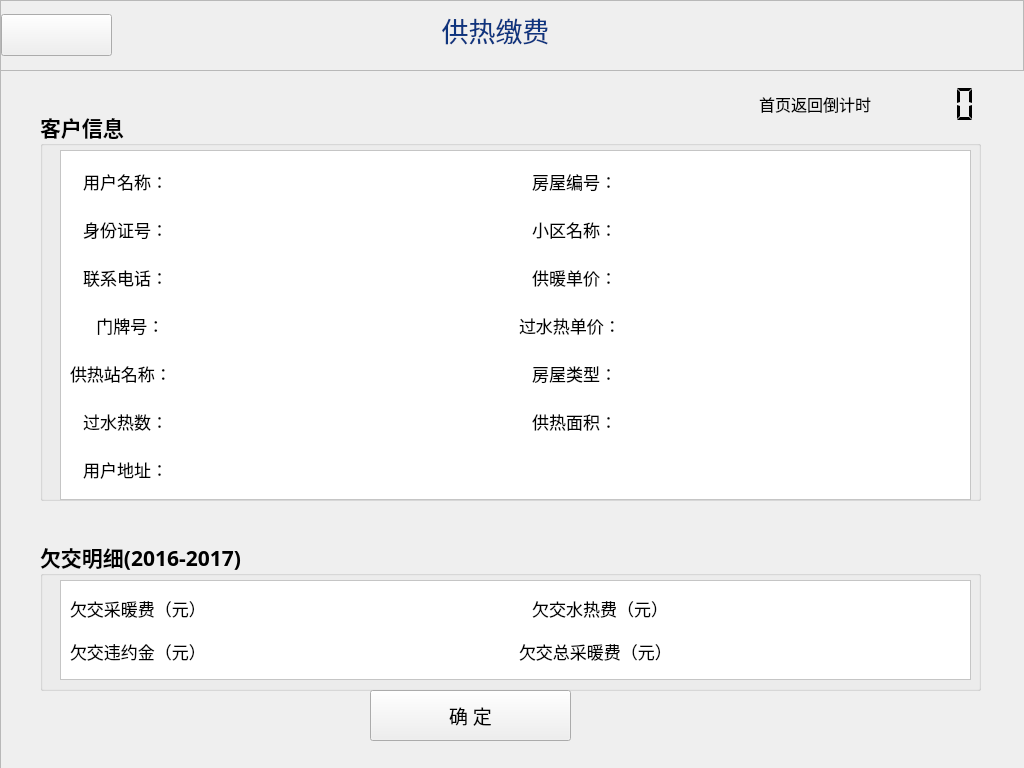
<?xml version="1.0" encoding="UTF-8"?>
<ui version="4.0">
 <class>Heaterkhmx</class>
 <widget class="QWidget" name="Heaterkhmx">
  <property name="geometry">
   <rect>
    <x>0</x>
    <y>0</y>
    <width>1024</width>
    <height>768</height>
   </rect>
  </property>
  <property name="windowTitle">
   <string>Form</string>
  </property>
  <widget class="QFrame" name="frame_4">
   <property name="geometry">
    <rect>
     <x>0</x>
     <y>0</y>
     <width>1024</width>
     <height>71</height>
    </rect>
   </property>
   <property name="sizePolicy">
    <sizepolicy hsizetype="Fixed" vsizetype="Fixed">
     <horstretch>0</horstretch>
     <verstretch>0</verstretch>
    </sizepolicy>
   </property>
   <property name="minimumSize">
    <size>
     <width>1024</width>
     <height>0</height>
    </size>
   </property>
   <property name="styleSheet">
    <string notr="true"/>
   </property>
   <property name="frameShape">
    <enum>QFrame::StyledPanel</enum>
   </property>
   <property name="frameShadow">
    <enum>QFrame::Raised</enum>
   </property>
   <layout class="QHBoxLayout" name="horizontalLayout_19">
    <property name="leftMargin">
     <number>0</number>
    </property>
    <property name="topMargin">
     <number>9</number>
    </property>
    <item>
     <widget class="QPushButton" name="pushButton_backfirst">
      <property name="sizePolicy">
       <sizepolicy hsizetype="Fixed" vsizetype="Fixed">
        <horstretch>0</horstretch>
        <verstretch>0</verstretch>
       </sizepolicy>
      </property>
      <property name="minimumSize">
       <size>
        <width>111</width>
        <height>42</height>
       </size>
      </property>
      <property name="focusPolicy">
       <enum>Qt::NoFocus</enum>
      </property>
      <property name="styleSheet">
       <string notr="true">border-image: url(:/image/picture/qietu/07.png);</string>
      </property>
      <property name="text">
       <string/>
      </property>
     </widget>
    </item>
    <item>
     <spacer name="horizontalSpacer">
      <property name="orientation">
       <enum>Qt::Horizontal</enum>
      </property>
      <property name="sizeType">
       <enum>QSizePolicy::Fixed</enum>
      </property>
      <property name="sizeHint" stdset="0">
       <size>
        <width>10</width>
        <height>20</height>
       </size>
      </property>
     </spacer>
    </item>
    <item>
     <widget class="QLabel" name="label_5">
      <property name="styleSheet">
       <string notr="true"/>
      </property>
      <property name="text">
       <string>&lt;html&gt;&lt;head/&gt;&lt;body&gt;&lt;p align=&quot;center&quot;&gt;&lt;span style=&quot; font-size:20pt; color:#0e357f;&quot;&gt;供热缴费&lt;/span&gt;&lt;span style=&quot; font-size:20pt; color:#55ff7f;&quot;&gt;&lt;br/&gt;&lt;/span&gt;&lt;/p&gt;&lt;/body&gt;&lt;/html&gt;</string>
      </property>
     </widget>
    </item>
    <item>
     <widget class="QLabel" name="label_9">
      <property name="sizePolicy">
       <sizepolicy hsizetype="Fixed" vsizetype="Fixed">
        <horstretch>0</horstretch>
        <verstretch>0</verstretch>
       </sizepolicy>
      </property>
      <property name="minimumSize">
       <size>
        <width>145</width>
        <height>43</height>
       </size>
      </property>
      <property name="maximumSize">
       <size>
        <width>145</width>
        <height>43</height>
       </size>
      </property>
      <property name="styleSheet">
       <string notr="true">border-image: url(:/image/picture/qietu/3295598.png);</string>
      </property>
      <property name="text">
       <string/>
      </property>
     </widget>
    </item>
   </layout>
  </widget>
  <widget class="QFrame" name="frame_3">
   <property name="geometry">
    <rect>
     <x>0</x>
     <y>70</y>
     <width>1031</width>
     <height>701</height>
    </rect>
   </property>
   <property name="frameShape">
    <enum>QFrame::StyledPanel</enum>
   </property>
   <property name="frameShadow">
    <enum>QFrame::Raised</enum>
   </property>
   <widget class="QGroupBox" name="groupBox">
    <property name="geometry">
     <rect>
      <x>40</x>
      <y>40</y>
      <width>941</width>
      <height>391</height>
     </rect>
    </property>
    <property name="font">
     <font>
      <family>微软雅黑</family>
      <pointsize>16</pointsize>
      <weight>75</weight>
      <bold>true</bold>
     </font>
    </property>
    <property name="title">
     <string>客户信息</string>
    </property>
    <property name="flat">
     <bool>true</bool>
    </property>
    <widget class="QFrame" name="frame">
     <property name="geometry">
      <rect>
       <x>20</x>
       <y>40</y>
       <width>911</width>
       <height>350</height>
      </rect>
     </property>
     <property name="font">
      <font>
       <family>微软雅黑</family>
       <pointsize>12</pointsize>
      </font>
     </property>
     <property name="styleSheet">
      <string notr="true">background-color: rgb(255, 255, 255);</string>
     </property>
     <property name="frameShape">
      <enum>QFrame::StyledPanel</enum>
     </property>
     <property name="frameShadow">
      <enum>QFrame::Raised</enum>
     </property>
     <layout class="QGridLayout" name="gridLayout">
      <item row="1" column="1">
       <layout class="QHBoxLayout" name="horizontalLayout_4">
        <item>
         <widget class="QLabel" name="label_18">
          <property name="sizePolicy">
           <sizepolicy hsizetype="Fixed" vsizetype="Preferred">
            <horstretch>0</horstretch>
            <verstretch>0</verstretch>
           </sizepolicy>
          </property>
          <property name="font">
           <font>
            <family>微软雅黑</family>
            <pointsize>13</pointsize>
           </font>
          </property>
          <property name="text">
           <string>   小区名称：</string>
          </property>
         </widget>
        </item>
        <item>
         <widget class="QLabel" name="label_xqmc">
          <property name="font">
           <font>
            <family>微软雅黑</family>
            <pointsize>13</pointsize>
           </font>
          </property>
          <property name="text">
           <string/>
          </property>
         </widget>
        </item>
       </layout>
      </item>
      <item row="0" column="1">
       <layout class="QHBoxLayout" name="horizontalLayout_2">
        <item>
         <widget class="QLabel" name="label_17">
          <property name="sizePolicy">
           <sizepolicy hsizetype="Fixed" vsizetype="Preferred">
            <horstretch>0</horstretch>
            <verstretch>0</verstretch>
           </sizepolicy>
          </property>
          <property name="font">
           <font>
            <family>微软雅黑</family>
            <pointsize>13</pointsize>
           </font>
          </property>
          <property name="text">
           <string>   房屋编号：</string>
          </property>
         </widget>
        </item>
        <item>
         <widget class="QLabel" name="label_fwbh">
          <property name="font">
           <font>
            <family>Arial</family>
            <pointsize>13</pointsize>
           </font>
          </property>
          <property name="text">
           <string/>
          </property>
         </widget>
        </item>
       </layout>
      </item>
      <item row="3" column="1">
       <layout class="QHBoxLayout" name="horizontalLayout_8">
        <item>
         <widget class="QLabel" name="label_8">
          <property name="sizePolicy">
           <sizepolicy hsizetype="Fixed" vsizetype="Preferred">
            <horstretch>0</horstretch>
            <verstretch>0</verstretch>
           </sizepolicy>
          </property>
          <property name="font">
           <font>
            <family>微软雅黑</family>
            <pointsize>13</pointsize>
           </font>
          </property>
          <property name="text">
           <string>过水热单价：</string>
          </property>
         </widget>
        </item>
        <item>
         <widget class="QLabel" name="label_gsrdj">
          <property name="font">
           <font>
            <family>Arial</family>
            <pointsize>13</pointsize>
           </font>
          </property>
          <property name="text">
           <string/>
          </property>
         </widget>
        </item>
       </layout>
      </item>
      <item row="1" column="0">
       <layout class="QHBoxLayout" name="horizontalLayout_3">
        <item>
         <widget class="QLabel" name="label_6">
          <property name="sizePolicy">
           <sizepolicy hsizetype="Fixed" vsizetype="Preferred">
            <horstretch>0</horstretch>
            <verstretch>0</verstretch>
           </sizepolicy>
          </property>
          <property name="font">
           <font>
            <family>微软雅黑</family>
            <pointsize>13</pointsize>
           </font>
          </property>
          <property name="text">
           <string>   身份证号：</string>
          </property>
         </widget>
        </item>
        <item>
         <widget class="QLabel" name="label_sfzh">
          <property name="font">
           <font>
            <family>Arial</family>
            <pointsize>13</pointsize>
           </font>
          </property>
          <property name="text">
           <string/>
          </property>
         </widget>
        </item>
       </layout>
      </item>
      <item row="2" column="1">
       <layout class="QHBoxLayout" name="horizontalLayout_6">
        <item>
         <widget class="QLabel" name="label_ClientNum">
          <property name="sizePolicy">
           <sizepolicy hsizetype="Fixed" vsizetype="Preferred">
            <horstretch>0</horstretch>
            <verstretch>0</verstretch>
           </sizepolicy>
          </property>
          <property name="font">
           <font>
            <family>微软雅黑</family>
            <pointsize>13</pointsize>
           </font>
          </property>
          <property name="text">
           <string>   供暖单价：</string>
          </property>
         </widget>
        </item>
        <item>
         <widget class="QLabel" name="label_gndj">
          <property name="font">
           <font>
            <family>Arial</family>
            <pointsize>13</pointsize>
           </font>
          </property>
          <property name="text">
           <string/>
          </property>
         </widget>
        </item>
       </layout>
      </item>
      <item row="5" column="0">
       <layout class="QHBoxLayout" name="horizontalLayout_11">
        <item>
         <widget class="QLabel" name="label">
          <property name="sizePolicy">
           <sizepolicy hsizetype="Fixed" vsizetype="Preferred">
            <horstretch>0</horstretch>
            <verstretch>0</verstretch>
           </sizepolicy>
          </property>
          <property name="font">
           <font>
            <family>微软雅黑</family>
            <pointsize>13</pointsize>
           </font>
          </property>
          <property name="text">
           <string>   过水热数：</string>
          </property>
         </widget>
        </item>
        <item>
         <widget class="QLabel" name="label_gsrs">
          <property name="font">
           <font>
            <family>Arial</family>
            <pointsize>13</pointsize>
           </font>
          </property>
          <property name="text">
           <string/>
          </property>
         </widget>
        </item>
       </layout>
      </item>
      <item row="0" column="0">
       <layout class="QHBoxLayout" name="horizontalLayout">
        <item>
         <widget class="QLabel" name="label_4">
          <property name="sizePolicy">
           <sizepolicy hsizetype="Fixed" vsizetype="Preferred">
            <horstretch>0</horstretch>
            <verstretch>0</verstretch>
           </sizepolicy>
          </property>
          <property name="font">
           <font>
            <family>微软雅黑</family>
            <pointsize>13</pointsize>
           </font>
          </property>
          <property name="text">
           <string>   用户名称：</string>
          </property>
         </widget>
        </item>
        <item>
         <widget class="QLabel" name="label_yhmc">
          <property name="font">
           <font>
            <family>微软雅黑</family>
            <pointsize>13</pointsize>
           </font>
          </property>
          <property name="text">
           <string/>
          </property>
         </widget>
        </item>
       </layout>
      </item>
      <item row="2" column="0">
       <layout class="QHBoxLayout" name="horizontalLayout_5">
        <item>
         <widget class="QLabel" name="label_7">
          <property name="sizePolicy">
           <sizepolicy hsizetype="Fixed" vsizetype="Preferred">
            <horstretch>0</horstretch>
            <verstretch>0</verstretch>
           </sizepolicy>
          </property>
          <property name="font">
           <font>
            <family>微软雅黑</family>
            <pointsize>13</pointsize>
           </font>
          </property>
          <property name="text">
           <string>   联系电话：</string>
          </property>
         </widget>
        </item>
        <item>
         <widget class="QLabel" name="label_phone">
          <property name="font">
           <font>
            <family>Arial</family>
            <pointsize>13</pointsize>
           </font>
          </property>
          <property name="text">
           <string/>
          </property>
         </widget>
        </item>
       </layout>
      </item>
      <item row="3" column="0">
       <layout class="QHBoxLayout" name="horizontalLayout_7">
        <item>
         <widget class="QLabel" name="label_10">
          <property name="sizePolicy">
           <sizepolicy hsizetype="Fixed" vsizetype="Preferred">
            <horstretch>0</horstretch>
            <verstretch>0</verstretch>
           </sizepolicy>
          </property>
          <property name="font">
           <font>
            <family>微软雅黑</family>
            <pointsize>13</pointsize>
           </font>
          </property>
          <property name="text">
           <string>      门牌号：</string>
          </property>
         </widget>
        </item>
        <item>
         <widget class="QLabel" name="label_room_no">
          <property name="font">
           <font>
            <family>Arial</family>
            <pointsize>13</pointsize>
           </font>
          </property>
          <property name="text">
           <string/>
          </property>
         </widget>
        </item>
       </layout>
      </item>
      <item row="4" column="0">
       <layout class="QHBoxLayout" name="horizontalLayout_9">
        <item>
         <widget class="QLabel" name="label_19">
          <property name="sizePolicy">
           <sizepolicy hsizetype="Fixed" vsizetype="Preferred">
            <horstretch>0</horstretch>
            <verstretch>0</verstretch>
           </sizepolicy>
          </property>
          <property name="font">
           <font>
            <family>微软雅黑</family>
            <pointsize>13</pointsize>
           </font>
          </property>
          <property name="text">
           <string>供热站名称：</string>
          </property>
         </widget>
        </item>
        <item>
         <widget class="QLabel" name="label_grzmc">
          <property name="font">
           <font>
            <family>微软雅黑</family>
            <pointsize>13</pointsize>
           </font>
          </property>
          <property name="text">
           <string/>
          </property>
         </widget>
        </item>
       </layout>
      </item>
      <item row="4" column="1">
       <layout class="QHBoxLayout" name="horizontalLayout_10">
        <item>
         <widget class="QLabel" name="label_20">
          <property name="sizePolicy">
           <sizepolicy hsizetype="Fixed" vsizetype="Preferred">
            <horstretch>0</horstretch>
            <verstretch>0</verstretch>
           </sizepolicy>
          </property>
          <property name="font">
           <font>
            <family>微软雅黑</family>
            <pointsize>13</pointsize>
           </font>
          </property>
          <property name="text">
           <string>   房屋类型：</string>
          </property>
         </widget>
        </item>
        <item>
         <widget class="QLabel" name="label_fwlx">
          <property name="font">
           <font>
            <family>微软雅黑</family>
            <pointsize>13</pointsize>
           </font>
          </property>
          <property name="text">
           <string/>
          </property>
         </widget>
        </item>
       </layout>
      </item>
      <item row="5" column="1">
       <layout class="QHBoxLayout" name="horizontalLayout_12">
        <item>
         <widget class="QLabel" name="label_3">
          <property name="sizePolicy">
           <sizepolicy hsizetype="Fixed" vsizetype="Preferred">
            <horstretch>0</horstretch>
            <verstretch>0</verstretch>
           </sizepolicy>
          </property>
          <property name="font">
           <font>
            <family>微软雅黑</family>
            <pointsize>13</pointsize>
           </font>
          </property>
          <property name="text">
           <string>   供热面积：</string>
          </property>
         </widget>
        </item>
        <item>
         <widget class="QLabel" name="label_gnmj">
          <property name="font">
           <font>
            <family>Arial</family>
            <pointsize>13</pointsize>
           </font>
          </property>
          <property name="text">
           <string/>
          </property>
         </widget>
        </item>
       </layout>
      </item>
      <item row="6" column="0">
       <layout class="QHBoxLayout" name="horizontalLayout_14">
        <item>
         <widget class="QLabel" name="label_11">
          <property name="sizePolicy">
           <sizepolicy hsizetype="Fixed" vsizetype="Preferred">
            <horstretch>0</horstretch>
            <verstretch>0</verstretch>
           </sizepolicy>
          </property>
          <property name="font">
           <font>
            <family>微软雅黑</family>
            <pointsize>13</pointsize>
           </font>
          </property>
          <property name="text">
           <string>   用户地址：</string>
          </property>
         </widget>
        </item>
        <item>
         <widget class="QLabel" name="label_yhdz">
          <property name="font">
           <font>
            <family>微软雅黑</family>
            <pointsize>13</pointsize>
           </font>
          </property>
          <property name="text">
           <string/>
          </property>
         </widget>
        </item>
       </layout>
      </item>
     </layout>
    </widget>
   </widget>
   <widget class="QGroupBox" name="groupBox_2">
    <property name="geometry">
     <rect>
      <x>40</x>
      <y>470</y>
      <width>941</width>
      <height>151</height>
     </rect>
    </property>
    <property name="font">
     <font>
      <family>微软雅黑</family>
      <pointsize>16</pointsize>
      <weight>75</weight>
      <bold>true</bold>
     </font>
    </property>
    <property name="title">
     <string>欠交明细(2016-2017)</string>
    </property>
    <property name="flat">
     <bool>true</bool>
    </property>
    <widget class="QFrame" name="frame_2">
     <property name="geometry">
      <rect>
       <x>20</x>
       <y>40</y>
       <width>911</width>
       <height>100</height>
      </rect>
     </property>
     <property name="font">
      <font>
       <pointsize>16</pointsize>
      </font>
     </property>
     <property name="styleSheet">
      <string notr="true">background-color: rgb(255, 255, 255);</string>
     </property>
     <property name="frameShape">
      <enum>QFrame::StyledPanel</enum>
     </property>
     <property name="frameShadow">
      <enum>QFrame::Raised</enum>
     </property>
     <layout class="QGridLayout" name="gridLayout_2">
      <item row="0" column="0">
       <layout class="QHBoxLayout" name="horizontalLayout_15">
        <item>
         <widget class="QLabel" name="label_12">
          <property name="sizePolicy">
           <sizepolicy hsizetype="Fixed" vsizetype="Preferred">
            <horstretch>0</horstretch>
            <verstretch>0</verstretch>
           </sizepolicy>
          </property>
          <property name="font">
           <font>
            <family>微软雅黑</family>
            <pointsize>13</pointsize>
            <weight>50</weight>
            <bold>false</bold>
           </font>
          </property>
          <property name="text">
           <string>欠交采暖费（元）</string>
          </property>
         </widget>
        </item>
        <item>
         <widget class="QLabel" name="label_qjcnf">
          <property name="font">
           <font>
            <family>Arial</family>
            <pointsize>13</pointsize>
            <weight>50</weight>
            <bold>false</bold>
           </font>
          </property>
          <property name="text">
           <string/>
          </property>
          <property name="alignment">
           <set>Qt::AlignCenter</set>
          </property>
         </widget>
        </item>
       </layout>
      </item>
      <item row="0" column="1">
       <layout class="QHBoxLayout" name="horizontalLayout_16">
        <item>
         <widget class="QLabel" name="label_13">
          <property name="sizePolicy">
           <sizepolicy hsizetype="Fixed" vsizetype="Preferred">
            <horstretch>0</horstretch>
            <verstretch>0</verstretch>
           </sizepolicy>
          </property>
          <property name="font">
           <font>
            <family>微软雅黑</family>
            <pointsize>13</pointsize>
            <weight>50</weight>
            <bold>false</bold>
           </font>
          </property>
          <property name="text">
           <string>   欠交水热费（元）</string>
          </property>
         </widget>
        </item>
        <item>
         <widget class="QLabel" name="label_qjsrf">
          <property name="font">
           <font>
            <family>Arial</family>
            <pointsize>13</pointsize>
            <weight>50</weight>
            <bold>false</bold>
           </font>
          </property>
          <property name="text">
           <string/>
          </property>
          <property name="alignment">
           <set>Qt::AlignCenter</set>
          </property>
         </widget>
        </item>
       </layout>
      </item>
      <item row="1" column="0">
       <layout class="QHBoxLayout" name="horizontalLayout_18">
        <item>
         <widget class="QLabel" name="label_15">
          <property name="sizePolicy">
           <sizepolicy hsizetype="Fixed" vsizetype="Preferred">
            <horstretch>0</horstretch>
            <verstretch>0</verstretch>
           </sizepolicy>
          </property>
          <property name="font">
           <font>
            <family>微软雅黑</family>
            <pointsize>13</pointsize>
            <weight>50</weight>
            <bold>false</bold>
           </font>
          </property>
          <property name="text">
           <string>欠交违约金（元）</string>
          </property>
         </widget>
        </item>
        <item>
         <widget class="QLabel" name="label_qjwyj">
          <property name="font">
           <font>
            <family>Arial</family>
            <pointsize>13</pointsize>
            <weight>50</weight>
            <bold>false</bold>
           </font>
          </property>
          <property name="text">
           <string/>
          </property>
          <property name="alignment">
           <set>Qt::AlignCenter</set>
          </property>
         </widget>
        </item>
       </layout>
      </item>
      <item row="1" column="1">
       <layout class="QHBoxLayout" name="horizontalLayout_17">
        <item>
         <widget class="QLabel" name="label_14">
          <property name="sizePolicy">
           <sizepolicy hsizetype="Fixed" vsizetype="Preferred">
            <horstretch>0</horstretch>
            <verstretch>0</verstretch>
           </sizepolicy>
          </property>
          <property name="font">
           <font>
            <family>微软雅黑</family>
            <pointsize>13</pointsize>
            <weight>50</weight>
            <bold>false</bold>
           </font>
          </property>
          <property name="text">
           <string>欠交总采暖费（元）</string>
          </property>
         </widget>
        </item>
        <item>
         <widget class="QLabel" name="label_qjzcnf">
          <property name="font">
           <font>
            <family>Arial</family>
            <pointsize>13</pointsize>
            <weight>50</weight>
            <bold>false</bold>
           </font>
          </property>
          <property name="text">
           <string/>
          </property>
          <property name="alignment">
           <set>Qt::AlignCenter</set>
          </property>
         </widget>
        </item>
       </layout>
      </item>
     </layout>
    </widget>
   </widget>
   <widget class="QPushButton" name="pushButton_ConfirmPurchase_4">
    <property name="geometry">
     <rect>
      <x>370</x>
      <y>620</y>
      <width>201</width>
      <height>51</height>
     </rect>
    </property>
    <property name="font">
     <font>
      <family>微软雅黑</family>
      <pointsize>14</pointsize>
     </font>
    </property>
    <property name="styleSheet">
     <string notr="true">border-image: url(:/image/picture/qietu/12.png);</string>
    </property>
    <property name="text">
     <string>确 定</string>
    </property>
   </widget>
   <widget class="QFrame" name="frame_lcd">
    <property name="geometry">
     <rect>
      <x>750</x>
      <y>0</y>
      <width>236</width>
      <height>68</height>
     </rect>
    </property>
    <layout class="QHBoxLayout" name="horizontalLayout_13">
     <item>
      <widget class="QLabel" name="label_16">
       <property name="font">
        <font>
         <family>微软雅黑</family>
         <pointsize>12</pointsize>
        </font>
       </property>
       <property name="text">
        <string>&lt;html&gt;&lt;head/&gt;&lt;body&gt;&lt;p&gt;&lt;span style=&quot; color:#000000;&quot;&gt;首页返回倒计时&lt;/span&gt;&lt;/p&gt;&lt;/body&gt;&lt;/html&gt;</string>
       </property>
      </widget>
     </item>
     <item>
      <widget class="QLCDNumber" name="lcdNumber">
       <property name="minimumSize">
        <size>
         <width>100</width>
         <height>50</height>
        </size>
       </property>
       <property name="maximumSize">
        <size>
         <width>100</width>
         <height>50</height>
        </size>
       </property>
       <property name="font">
        <font>
         <family>Arial</family>
         <pointsize>40</pointsize>
         <weight>75</weight>
         <italic>true</italic>
         <bold>true</bold>
        </font>
       </property>
       <property name="frameShape">
        <enum>QFrame::NoFrame</enum>
       </property>
       <property name="segmentStyle">
        <enum>QLCDNumber::Flat</enum>
       </property>
      </widget>
     </item>
    </layout>
   </widget>
  </widget>
  <zorder>frame_3</zorder>
  <zorder>frame_4</zorder>
 </widget>
 <resources/>
 <connections/>
</ui>
